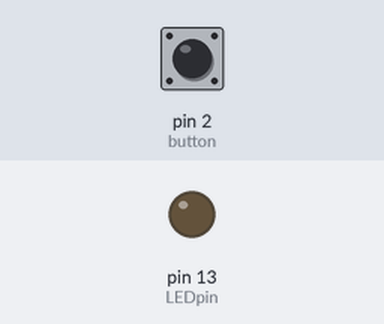
Simulated run of this sketch. Board: Arduino Uno, built with avr-gcc and run on an emulated ATmega328P. On the bench: output pins drawn as LEDs (lit = HIGH). Dashed ring = blinking. The inputs (shaded band) are chosen by the test bench; at power-on: pin 2 (button) LOW.

Above: at 1.2 s.
1.3 s: pin 2 (button) pulled HIGH for 1 s
At 2.09 s:
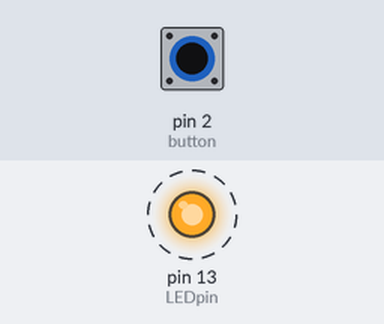
3.8 s: pin 2 (button) pulled HIGH for 0.15 s
At 4.7 s:
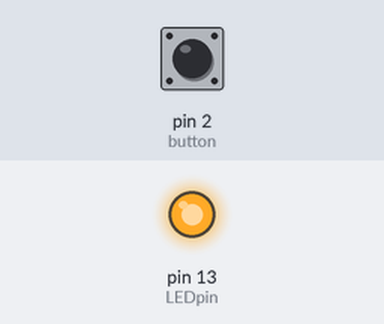
5.4 s: pin 2 (button) pulled HIGH for 3.2 s
At 9.1 s:
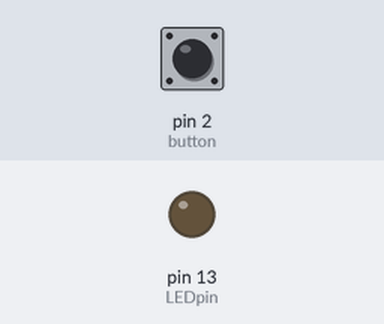
Timing chart, 0 to 10.6 s (numbered marks = the images above; inputs shaded):
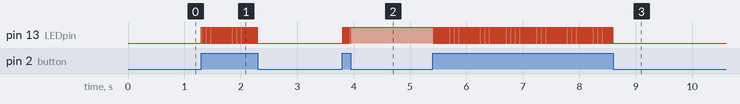

Measured:
- after the input at 1.3 s, pin 13 (LEDpin): alternates HIGH for 0.01 s and LOW for 0.01 s, 100 changes in all, then stays LOW, starting at once
- after the input at 3.8 s, pin 13 (LEDpin): alternates HIGH for 0.01 s and LOW for 0.01 s, 15 changes in all, then stays HIGH, starting at once
- after the input at 5.4 s, pin 13 (LEDpin): alternates HIGH for 0.01 s and LOW for 0.01 s, 319 changes in all, then stays LOW, starting at once

The sketch:

assignment_2.ino
```cpp
const int LEDpin = 13;
const int button = 2;
int buttonState = LOW;
int LEDstate = LOW;

void setup()
{
  pinMode(button, INPUT);
  pinMode(LEDpin, OUTPUT);
}

void loop()
{
  buttonState = digitalRead(button);
  if (buttonState == HIGH){//if button pressed, switch LEDstate
  	if (LEDstate == LOW) LEDstate = HIGH;
    else LEDstate = LOW;
  }
  digitalWrite(LEDpin, LEDstate);//write output to the LED
  delay(10);//to improve performance
}
```
